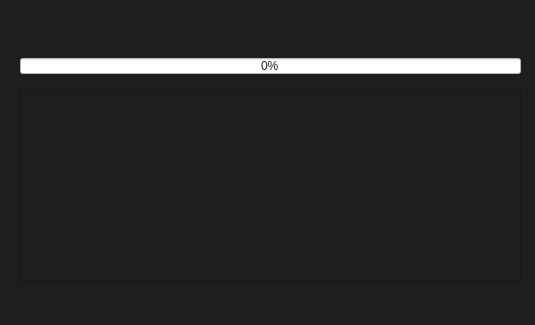
<?xml version="1.0" encoding="UTF-8"?>
<ui version="4.0">
 <class>Dialog</class>
 <widget class="QDialog" name="Dialog">
  <property name="enabled">
   <bool>false</bool>
  </property>
  <property name="geometry">
   <rect>
    <x>0</x>
    <y>0</y>
    <width>535</width>
    <height>325</height>
   </rect>
  </property>
  <property name="windowTitle">
   <string>Dialog</string>
  </property>
  <property name="styleSheet">
   <string notr="true">background-color:rgb(30, 30, 30)</string>
  </property>
  <widget class="QTextBrowser" name="txtBrowser">
   <property name="geometry">
    <rect>
     <x>20</x>
     <y>90</y>
     <width>501</width>
     <height>191</height>
    </rect>
   </property>
   <property name="styleSheet">
    <string notr="true">color: rgb(212, 212, 202);</string>
   </property>
  </widget>
  <widget class="QWidget" name="verticalLayoutWidget">
   <property name="geometry">
    <rect>
     <x>20</x>
     <y>10</y>
     <width>501</width>
     <height>80</height>
    </rect>
   </property>
   <layout class="QVBoxLayout" name="verticalLayout">
    <item>
     <widget class="QLabel" name="labelProgress">
      <property name="enabled">
       <bool>false</bool>
      </property>
      <property name="sizePolicy">
       <sizepolicy hsizetype="Fixed" vsizetype="Fixed">
        <horstretch>0</horstretch>
        <verstretch>0</verstretch>
       </sizepolicy>
      </property>
      <property name="minimumSize">
       <size>
        <width>104</width>
        <height>12</height>
       </size>
      </property>
      <property name="maximumSize">
       <size>
        <width>2000</width>
        <height>14</height>
       </size>
      </property>
      <property name="styleSheet">
       <string notr="true">color: rgb(212, 212, 202);</string>
      </property>
      <property name="text">
       <string/>
      </property>
     </widget>
    </item>
    <item>
     <widget class="QProgressBar" name="progressBar">
      <property name="sizePolicy">
       <sizepolicy hsizetype="Preferred" vsizetype="Preferred">
        <horstretch>0</horstretch>
        <verstretch>0</verstretch>
       </sizepolicy>
      </property>
      <property name="minimumSize">
       <size>
        <width>0</width>
        <height>16</height>
       </size>
      </property>
      <property name="maximumSize">
       <size>
        <width>16777215</width>
        <height>16</height>
       </size>
      </property>
      <property name="styleSheet">
       <string notr="true">QProgressBar
{
text-align: center;
background-color:white;
color: rgb(30,30,30);
min-height: 16px;
max-height: 16px;
}
QProgressBar::chunk 
{
background-color: rgb(140, 220, 254);
}      </string>
      </property>
      <property name="value">
       <number>0</number>
      </property>
      <property name="textVisible">
       <bool>true</bool>
      </property>
     </widget>
    </item>
   </layout>
  </widget>
  <widget class="QToolButton" name="saveBtn">
   <property name="enabled">
    <bool>false</bool>
   </property>
   <property name="geometry">
    <rect>
     <x>370</x>
     <y>290</y>
     <width>91</width>
     <height>21</height>
    </rect>
   </property>
   <property name="autoFillBackground">
    <bool>false</bool>
   </property>
   <property name="styleSheet">
    <string notr="true">color: rgb(30, 30, 30);
background-color:rgb(30, 30, 30);
border: 2px solid rgb(30, 30, 30);
</string>
   </property>
   <property name="text">
    <string>Save as Exel</string>
   </property>
  </widget>
  <widget class="QToolButton" name="exitBtn">
   <property name="enabled">
    <bool>false</bool>
   </property>
   <property name="geometry">
    <rect>
     <x>470</x>
     <y>290</y>
     <width>51</width>
     <height>21</height>
    </rect>
   </property>
   <property name="styleSheet">
    <string notr="true">color: rgb(30, 30, 30);
background-color:rgb(30, 30, 30);
border: 2px solid rgb(30, 30, 30);
</string>
   </property>
   <property name="text">
    <string>Exit</string>
   </property>
  </widget>
  <widget class="QToolButton" name="analyzeBtn">
   <property name="enabled">
    <bool>false</bool>
   </property>
   <property name="geometry">
    <rect>
     <x>270</x>
     <y>290</y>
     <width>91</width>
     <height>21</height>
    </rect>
   </property>
   <property name="styleSheet">
    <string notr="true">color: rgb(30, 30, 30);
background-color:rgb(30, 30, 30);
border: 2px solid rgb(30, 30, 30);
</string>
   </property>
   <property name="text">
    <string>Analyze</string>
   </property>
  </widget>
 </widget>
 <resources/>
 <connections/>
</ui>
